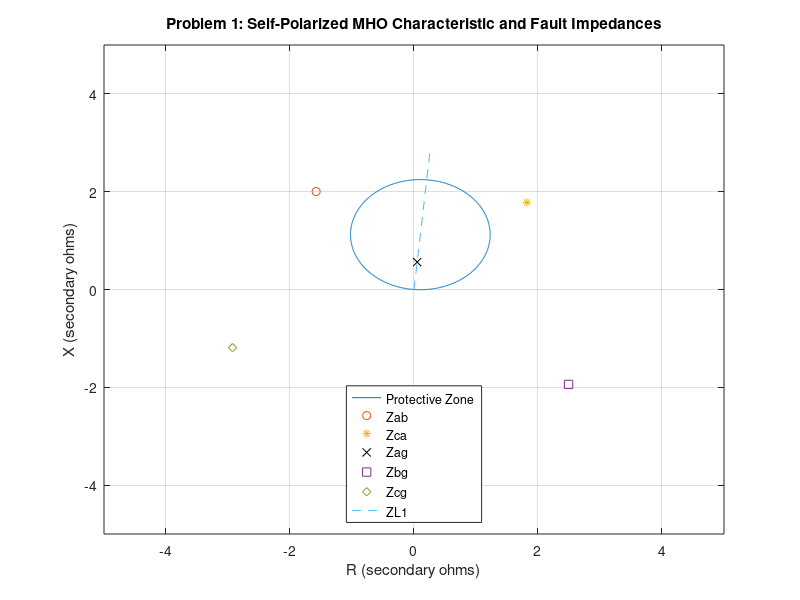
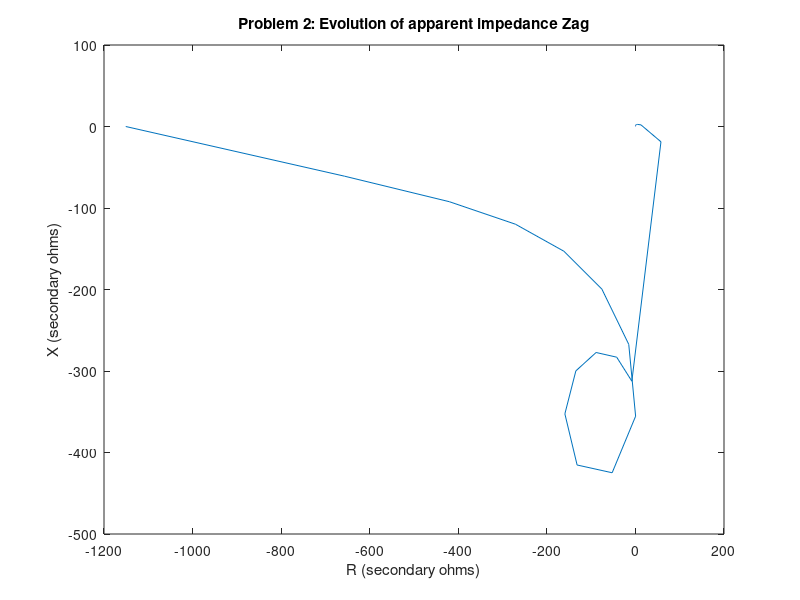
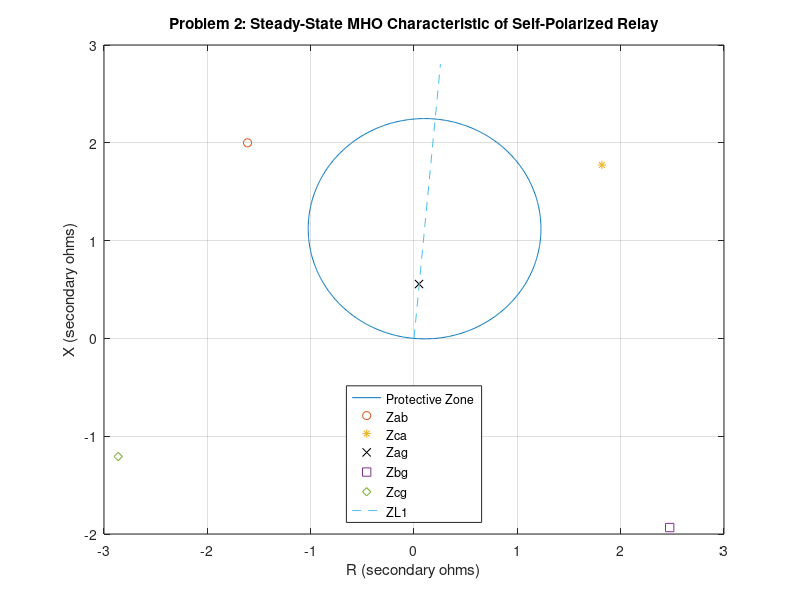
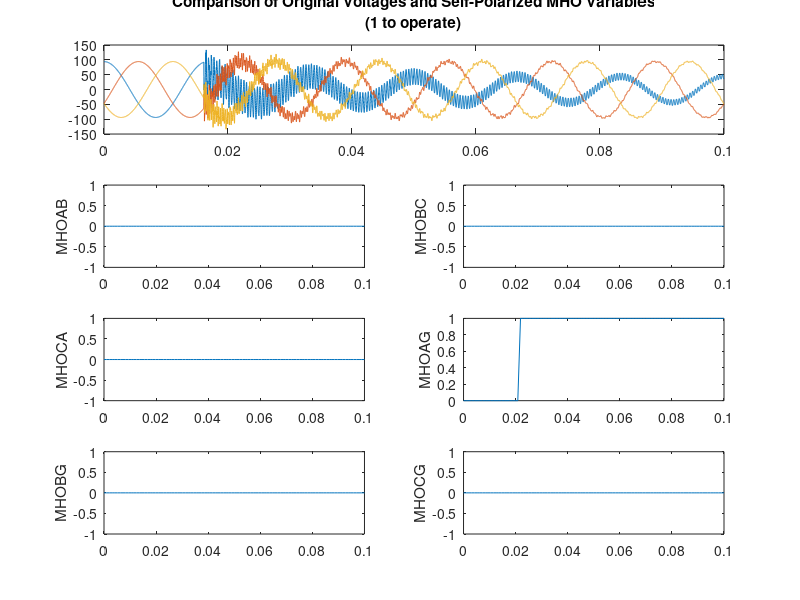

MATLAB code to generate these figures, in order:
%Yuki Kato
%Protections 2, homework 3

close all
clear all
clc

data = csvread('prot2_hw2_2108.csv');
j = sqrt(-1);
theta = 0:0.01:(2*pi);
VTR = 525000/115;
CTR = 800/5;
ZTR = VTR/CTR;
kk = 180/pi;

%%Problem 1
%Calculate phasors using traditional method
E=525000/sqrt(3);
Zs1=2+30*j;
Zs0=Zs1;
zL1=0.073+0.8*j;
zL0=0.1+2.3*j;
I1=E/(Zs1+zL1*20+Zs1+zL1*20+Zs0+zL0*20);
I2=I1;I0=I1;
V1=E-Zs1*I1;
V2=-Zs1*I2;
V0=-Zs0*I0;
a=1*exp(j*120/kk);
Iar=(I0+I1+I2)/CTR;
Ibr=(I0+(a^2)*I1+a*I2)/CTR;
Icr=(I0+a*I1+(a^2)*I2)/CTR;
Var=(V0+V1+V2)/VTR;
Vbr=(V0+(a^2)*V1+a*V2)/VTR;
Vcr=(V0+a*V1+(a^2)*V2)/VTR;
Ires=Iar+Ibr+Icr;

%MHO relay characteristic
ZL1 = (0.073+j*0.8)*100;
Zr = ZL1 * 0.8;
ZL1s = ZL1/ZTR;
Zrs = Zr/ZTR;
r = abs(Zrs)/2;
rR = r*cos(theta) + real(Zrs)/2;
rX = r*sin(theta) + imag(Zrs)/2;

%Calculate impedances
Zab = (Var-Vbr)/(Iar-Ibr);
Zbc = (Vbr-Vcr)/(Ibr-Icr);
Zca = (Vcr-Var)/(Icr-Iar);
k0 = (zL0-zL1)/(3*zL1);
Zag = Var/(Iar+k0*Ires);
Zbg = Vbr/(Ibr+k0*Ires);
Zcg = Vcr/(Icr+k0*Ires);

%Print results
fprintf('Traditionally calculated values:\n')
fprintf('Va: %f V, angle %f deg\n', abs(Var), angle(Var)*kk)
fprintf('Vb: %f V, angle %f deg\n', abs(Vbr), angle(Vbr)*kk)
fprintf('Vc: %f V, angle %f deg\n', abs(Vcr), angle(Vcr)*kk)
fprintf('Ia: %f A, angle %f deg\n', abs(Iar), angle(Iar)*kk)
fprintf('Ib: %f A, angle %f deg\n', abs(Ibr), angle(Ibr)*kk)
fprintf('Ic: %f A, angle %f deg\n', abs(Icr), angle(Icr)*kk)
fprintf('Zab: %f + j%f secondary ohms\n', real(Zab), imag(Zab))
fprintf('Zbc is undefined\n')
fprintf('Zca: %f + j%f secondary ohms\n', real(Zca), imag(Zca))
fprintf('Zag: %f + j%f secondary ohms\n', real(Zag), imag(Zag))
fprintf('Zbg: %f + j%f secondary ohms\n', real(Zbg), imag(Zbg))
fprintf('Zcg: %f + j%f secondary ohms\n', real(Zcg), imag(Zcg))

%Plot faults and protective zone
figure(1)
plot(rR,rX)
grid on
hold on
plot(real(Zab),imag(Zab),'o')
plot(real(Zca),imag(Zca),'*')
plot(real(Zag),imag(Zag),'xk')
plot(real(Zbg),imag(Zbg),'s')
plot(real(Zcg),imag(Zcg),'d')
plot([0,real(ZL1s)],[0,imag(ZL1s)],'--')
legend('Protective Zone','Zab','Zca','Zag','Zbg','Zcg','ZL1')
legend('Location','south')
xlim([-5,5]);
ylim([-5,5]);
xlabel('R (secondary ohms)')
ylabel('X (secondary ohms)')
title('Problem 1: Self-Polarized MHO Characteristic and Fault Impedances')

%%Problem 2
%Calculate voltage and current phasors
%Read from data file
t0 = data(:,1);
Va = data(:,2)./VTR;
Vb = data(:,3)./VTR;
Vc = data(:,4)./VTR;
Ia = data(:,5)./CTR;
Ib = data(:,6)./CTR;
Ic = data(:,7)./CTR;

%Simulate analog RC filter
fc = 600;
RC = 1 / (2*pi*fc);
Vaf = zeros(length(t0),1);
Vbf = zeros(length(t0),1);
Vcf = zeros(length(t0),1);
Iaf = zeros(length(t0),1);
Ibf = zeros(length(t0),1);
Icf = zeros(length(t0),1);

for k = 2:length(t0)
    Vaf(k)=((t0(k)-t0(k-1))*Va(k)+RC*Vaf(k-1))/((t0(k)-t0(k-1))+RC);
    Vbf(k)=((t0(k)-t0(k-1))*Vb(k)+RC*Vbf(k-1))/((t0(k)-t0(k-1))+RC);
    Vcf(k)=((t0(k)-t0(k-1))*Vc(k)+RC*Vcf(k-1))/((t0(k)-t0(k-1))+RC);
    Iaf(k)=((t0(k)-t0(k-1))*Ia(k)+RC*Iaf(k-1))/((t0(k)-t0(k-1))+RC);
    Ibf(k)=((t0(k)-t0(k-1))*Ib(k)+RC*Ibf(k-1))/((t0(k)-t0(k-1))+RC);
    Icf(k)=((t0(k)-t0(k-1))*Ic(k)+RC*Icf(k-1))/((t0(k)-t0(k-1))+RC);
end

%Interpolate data with lower sample rate
Nsc = 16;
fs = Nsc * 60;
Ts = 1 /fs;
ts = 0:Ts:t0(end);
Vafi = interp1(t0, Vaf, ts);
Vbfi = interp1(t0, Vbf, ts);
Vcfi = interp1(t0, Vcf, ts);
Iafi = interp1(t0, Iaf, ts);
Ibfi = interp1(t0, Ibf, ts);
Icfi = interp1(t0, Icf, ts);

%Use sine and cosine digital filters to separate real and imaginary parts
%of fundamental frequency signal
n = 1:Nsc;
A = (2/Nsc)*cos(2*pi*n/Nsc);
B = (2/Nsc)*sin(2*pi*n/Nsc);
VaRe = filter(A, 1, Vafi);
VbRe = filter(A, 1, Vbfi);
VcRe = filter(A, 1, Vcfi);
IaRe = filter(A, 1, Iafi);
IbRe = filter(A, 1, Ibfi);
IcRe = filter(A, 1, Icfi);
VaIm = filter(B, 1, Vafi);
VbIm = filter(B, 1, Vbfi);
VcIm = filter(B, 1, Vcfi);
IaIm = filter(B, 1, Iafi);
IbIm = filter(B, 1, Ibfi);
IcIm = filter(B, 1, Icfi);

%Calculate phasors
Vap = (1/sqrt(2))*(VaRe+1i*VaIm).*exp(-1i*2*pi*60*ts);
Vbp = (1/sqrt(2))*(VbRe+1i*VbIm).*exp(-1i*2*pi*60*ts);
Vcp = (1/sqrt(2))*(VcRe+1i*VcIm).*exp(-1i*2*pi*60*ts);
Iap = (1/sqrt(2))*(IaRe+1i*IaIm).*exp(-1i*2*pi*60*ts);
Ibp = (1/sqrt(2))*(IbRe+1i*IbIm).*exp(-1i*2*pi*60*ts);
Icp = (1/sqrt(2))*(IcRe+1i*IcIm).*exp(-1i*2*pi*60*ts);

%Create arrays of apparent impedances as seen by relay
Zabr = (Vap-Vbp)./(Iap-Ibp);
Zbcr = (Vbp-Vcp)./(Ibp-Icp);
Zcar = (Vcp-Vap)./(Icp-Iap);
Iresr = Iap+Ibp+Icp;
Zagr = Vap./(Iap+k0*Iresr);
Zbgr = Vbp./(Ibp+k0*Iresr);
Zcgr = Vcp./(Icp+k0*Iresr);

%Print results
fprintf('\nValues measured by digital relay:\n')
fprintf('Va: %f V, angle %f deg\n', abs(Vap(end)), angle(Vap(end))*kk)
fprintf('Vb: %f V, angle %f deg\n', abs(Vbp(end)), angle(Vbp(end))*kk)
fprintf('Vc: %f V, angle %f deg\n', abs(Vcp(end)), angle(Vcp(end))*kk)
fprintf('Ia: %f A, angle %f deg\n', abs(Iap(end)), angle(Iap(end))*kk)
fprintf('Ib: %f A, angle %f deg\n', abs(Ibp(end)), angle(Ibp(end))*kk)
fprintf('Ic: %f A, angle %f deg\n', abs(Icp(end)), angle(Icp(end))*kk)
fprintf('Zab: %f + j%f secondary ohms\n', real(Zabr(end)), imag(Zabr(end)))
fprintf('Zbc: %f + j%f secondary ohms\n', real(Zbcr(end)), imag(Zbcr(end)))
fprintf('Zca: %f + j%f secondary ohms\n', real(Zcar(end)), imag(Zcar(end)))
fprintf('Zag: %f + j%f secondary ohms\n', real(Zagr(end)), imag(Zagr(end)))
fprintf('Zbg: %f + j%f secondary ohms\n', real(Zbgr(end)), imag(Zbgr(end)))
fprintf('Zcg: %f + j%f secondary ohms\n', real(Zcgr(end)), imag(Zcgr(end)))

%Plot evolution of apparent impedance Zag in complex plane
figure(2)
plot(real(Zagr),imag(Zagr))
xlabel('R (secondary ohms)')
ylabel('X (secondary ohms)')
title('Problem 2: Evolution of apparent impedance Zag')

%Plot steady-state of Zag in MHO characteristic
figure(3)
plot(rR,rX)
hold on
plot(real(Zabr(end)),imag(Zabr(end)),'o')
plot(real(Zcar(end)),imag(Zcar(end)),'*')
plot(real(Zagr(end)),imag(Zagr(end)),'xk')
plot(real(Zbgr(end)),imag(Zbgr(end)),'s')
plot(real(Zcgr(end)),imag(Zcgr(end)),'d')
plot([0,real(ZL1s)],[0,imag(ZL1s)],'--')
grid on
xlabel('R (secondary ohms)')
ylabel('X (secondary ohms)')
title('Problem 2: Steady-State MHO Characteristic of Self-Polarized Relay')
legend('Protective Zone','Zab','Zca','Zag','Zbg','Zcg','ZL1')
legend('Location','south')

%Create digital MHO variables for each datapoint
Sab = (Iap-Ibp)*Zrs - (Vap-Vbp);
Sbc = (Ibp-Icp)*Zrs - (Vbp-Vcp);
Sca = (Icp-Iap)*Zrs - (Vcp-Vap);
Sag = (Iap+k0*Iresr)*Zrs - Vap;
Sbg = (Ibp+k0*Iresr)*Zrs - Vbp;
Scg = (Icp+k0*Iresr)*Zrs - Vcp;

MHOAB = zeros(1,length(Sab));
MHOBC = zeros(1,length(Sab));
MHOCA = zeros(1,length(Sab));
MHOAG = zeros(1,length(Sab));
MHOBG = zeros(1,length(Sab));
MHOCG = zeros(1,length(Sab));

for m = 1:length(MHOAB)
    if real(Sab(m)*conj(Vap(m)-Vbp(m))) > 0
        MHOAB(m) = 1;
    end
    if real(Sbc(m)*conj(Vbp(m)-Vcp(m))) > 0
        MHOBC(m) = 1;
    end
    if real(Sca(m)*conj(Vcp(m)-Vap(m))) > 0
        MHOCA(m) = 1;
    end
    if real(Sag(m)*conj(Vap(m))) > 0
        MHOAG(m) = 1;
    end
    if real(Sbg(m)*conj(Vbp(m))) > 0
        MHOBG(m) = 1;
    end
    if real(Scg(m)*conj(Vcp(m))) > 0
        MHOCG(m) = 1;
    end
end

%Plot digital operation flags
figure('position',[200 200 700 700])
subplot(4,2,[1,2])
%ylabel('Original Voltages')
plot(t0,Va)
title({'Comparison of Original Voltages and Self-Polarized MHO Variables','(1 to operate)'})
hold on
plot(t0,Vb)
plot(t0,Vc)
subplot(4,2,3)
plot(ts,MHOAB)
ylabel('MHOAB')
subplot(4,2,4)
plot(ts,MHOBC)
ylabel('MHOBC')
subplot(4,2,5)
plot(ts,MHOCA)
ylabel('MHOCA')
subplot(4,2,6)
plot(ts,MHOAG)
ylabel('MHOAG')
subplot(4,2,7)
plot(ts,MHOBG)
ylabel('MHOBG')
subplot(4,2,8)
plot(ts,MHOCG)
ylabel('MHOCG')

%%Problem 3
%Calculate cross-polarized MHO characteristic for traditionally calculated
%values (AG relay only)
Vpolr = (Vbr-Vcr)*exp(j*90/kk);
Vpr = Var - Vpolr;
Zpr = Vpr/(Iar+k0*Ires);
C = (Zrs + Zpr)/2;
rcross = abs(Zrs-Zpr)/2;
rRcross = rcross*cos(theta)+real(C);
rXcross = rcross*sin(theta)+imag(C);

%Plot both characteristics and apparent impedance Zag
figure(5)
plot(rRcross,rXcross)
hold on
plot(rR,rX,'--')
plot(real(Zag),imag(Zag),'xk')
plot([0,real(Zrs)],[0,imag(Zrs)],':k')
plot([0,real(Zpr)],[0,imag(Zpr)],'-.k')
legend('Cross-polarized characteristic','Self-polarized characteristic','Zag','Zr','Zp')
xlim([-3,3])
ylim([-2,4])
grid on
xlabel('R (secondary ohms)')
ylabel('X (secondary ohms)')
title('Problem 3: Comparison of Self-Polarized and Cross-Polarized MHO Characteristics')

%Calculate MHO operation variables using cross-polarizing scheme
MHOABcross = zeros(1,length(Sab));
MHOBCcross = zeros(1,length(Sab));
MHOCAcross = zeros(1,length(Sab));
MHOAGcross = zeros(1,length(Sab));
MHOBGcross = zeros(1,length(Sab));
MHOCGcross = zeros(1,length(Sab));

for m = 1:length(MHOABcross)
    if real(Sab(m)*conj(Vcp(m)*exp(-j*90/kk))) > 0
        MHOABcross(m) = 1;
    end
    if real(Sbc(m)*conj(Vap*exp(-j*90/kk))) > 0
        MHOBCcross(m) = 1;
    end
    if real(Sca(m)*conj(Vbp(m)*exp(-j*90/kk))) > 0
        MHOCAcross(m) = 1;
    end
    if real(Sag(m)*conj((Vbp(m)-Vcp(m))*exp(j*90/kk))) > 0
        MHOAGcross(m) = 1;
    end
    if real(Sbg(m)*conj((Vcp(m)-Vap(m))*exp(j*90/kk))) > 0
        MHOBGcross(m) = 1;
    end
    if real(Scg(m)*conj((Vap(m)-Vbp(m))*exp(j*90/kk))) > 0
        MHOCGcross(m) = 1;
    end
end

%Plot MHO variables for cross-polarizing scheme
figure('position',[200 200 700 700])
subplot(4,2,[1,2])
plot(t0,Va)
title({'Comparison of Original Voltages and Cross-Polarized MHO Variables','(1 to operate)'})
hold on
plot(t0,Vb)
plot(t0,Vc)
subplot(4,2,3)
plot(ts,MHOABcross)
ylabel('MHOAB')
subplot(4,2,4)
plot(ts,MHOBCcross)
ylabel('MHOBC')
subplot(4,2,5)
plot(ts,MHOCAcross)
ylabel('MHOCA')
subplot(4,2,6)
plot(ts,MHOAGcross)
ylabel('MHOAG')
subplot(4,2,7)
plot(ts,MHOBGcross)
ylabel('MHOBG')
subplot(4,2,8)
plot(ts,MHOCGcross)
ylabel('MHOCG')

%Plot AG element MHO characteristics and final value of Zag at relay
Vpolp = (Vbp-Vcp).*exp(j*90/kk);
Vpp = Vap - Vpolp;
Zpp = Vpp ./ (Iap+k0*Iresr);
Cp = (Zrs + Zpp)/2;
rcrossp = abs(Zrs-Zpp)/2;
rRcrossp = rcrossp(end)*cos(theta)+real(Cp(end));
rXcrossp = rcrossp(end)*sin(theta)+imag(Cp(end));
figure(7)
plot(rRcrossp,rXcrossp)
hold on
plot(rR,rX,'--')
plot(real(Zagr(end)),imag(Zagr(end)),'kx')
grid on
xlim([-3,3])
ylim([-2,4])
xlabel('R (secondary ohms)')
ylabel('X (secondary ohms)')
title('Steady-State Cross-Polarized AG Relay (As Measured)')
legend('Cross-polarized characteristic','Self-polarized characteristic','Zag')
